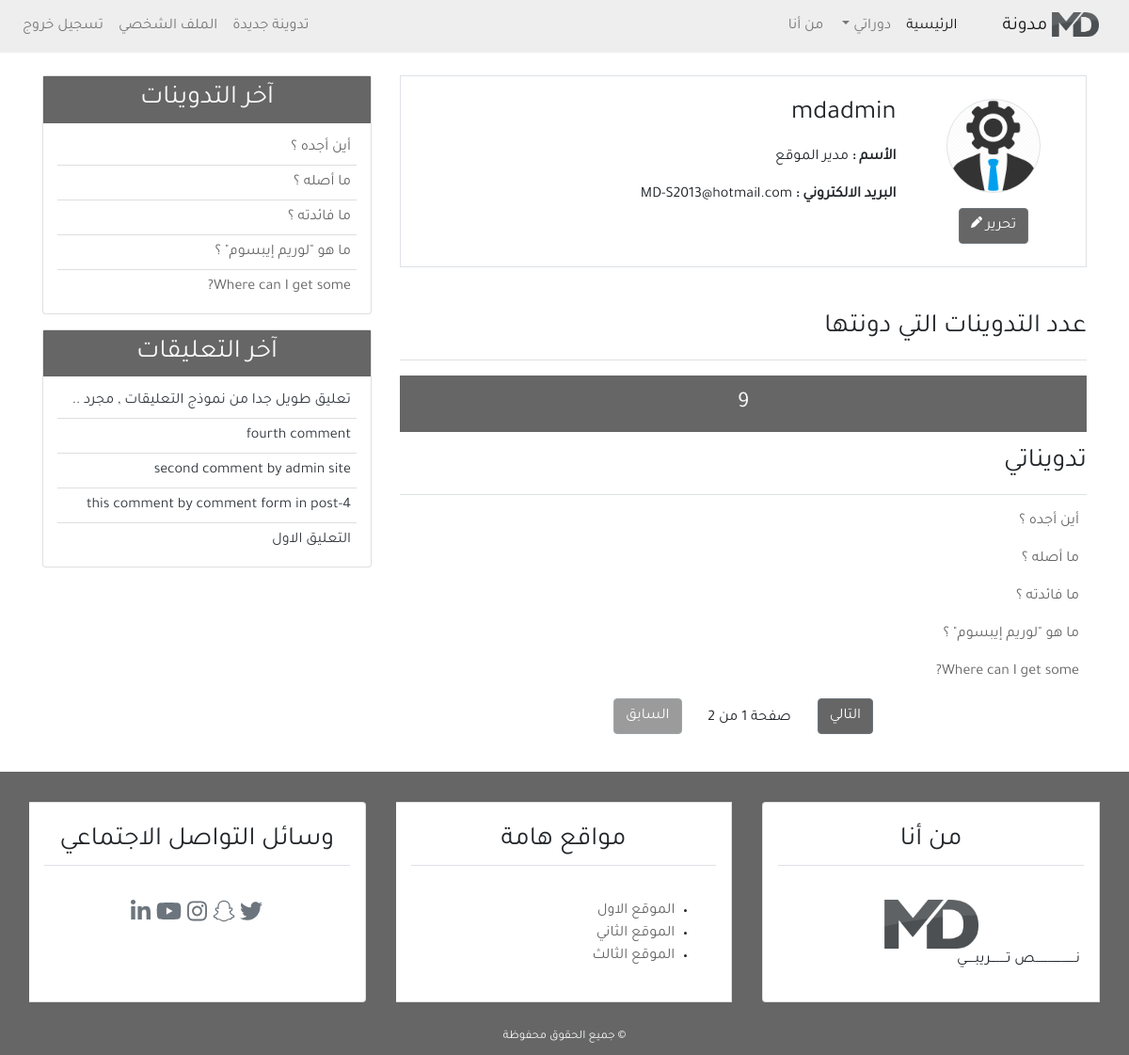
/profile/ (signed in), run on the app's committed database.
### user/models.py (models this page shows, shortened)
class Profile(models.Model):                                                    # -20a
    image = models.ImageField(default='default.jpg', upload_to='profile_pics')  # -20a
    user = models.OneToOneField(User, on_delete=models.CASCADE)

### blog/models.py (models this page shows, shortened)
class Post(models.Model):                                           # -5a
    title = models.CharField(max_length=100)
    content = models.TextField()
    post_date = models.DateTimeField(default=timezone.now)           # (auto_now_add=True)
    post_update = models.DateTimeField(auto_now=True)
    author = models.ForeignKey(User, on_delete=models.CASCADE)
    class Meta:                                                     # -6b
        ordering = ('-post_date', )

class Comment(models.Model):                                        # -8a
    name = models.CharField(max_length=50, verbose_name='الاسم')    # -9c add arabic word
    email = models.EmailField(verbose_name='البريد الالكتروني')
    body = models.TextField(verbose_name='نص التعليق')
    cmnt_date = models.DateTimeField(auto_now=True)
    active = models.BooleanField(default=False)
    post = models.ForeignKey(Post, on_delete=models.CASCADE, related_name='comments')
    class Meta:                                                     # -8e
        ordering = ('-cmnt_date', )

### user/views.py (the view)
@login_required(login_url='login_url')                          # -22a
def profile(request):                                           # -18a
    posts = Post.objects.filter(author=request.user)            # -19a
    post_list = Post.objects.filter(author=request.user)        # -25a
    paginator = Paginator(post_list, 5)                             # -25a
    page = request.GET.get('page')
    try:                                                        # -25a
        post_list = paginator.page(page)
    except PageNotAnInteger:
        post_list = paginator.page(1)
    except EmptyPage:
        post_list = paginator.page(paginator.num_page)
    return render(request, 'user/profile.html', {
        'page_title': 'الملف الشخصي',
        'posts': posts,
        'page': page,                                            # -25a
        'post_list': post_list,
    })

### blog/templatetags/post_tag.py (called while the page is built)
@register.inclusion_tag('blog/latest_posts.html')       # -12a
def latest_posts():
    context = {
        'l_posts': Post.objects.all()[0:5]
    }
    return context

@register.inclusion_tag('blog/latest_comments.html')       # -13a
def latest_comments():
    context = {
        'l_comments': Comment.objects.filter(active=True)[0:5]
    }
    return context

### user/templates/user/profile.html
{% extends 'blog/base.html' %}
{% load static %}
{% block content %}
<div class="border p-4 mb-5">
    <div class="row">
        <div class="col-md-3 text-center">
            <img src="{{user.profile.image.url}}"
                class="img-fluid rounded-circle border" alt="صورة الناشر" width="100px">
            <div class="mt-3">
                <a href="" class="btn btn-secondary bg-secondary">تحرير <i class="fas fa-pen fa-xs"></i></a>
            </div>
        </div>
        <div class="col-md-9">
            <h3 class="mb-3">{{user.username}}</h3>
            <p class="font-weight-bold">الأسم : <span class="font-weight-normal">{{user.first_name}} {{user.last_name}}</span></p>
            <p class="font-weight-bold">البريد الالكتروني : <span class="font-weight-normal">{{user.email}}</span></p>
        </div>
    </div>
</div>
<div class="row mb-4">
    <div class="col-md">
        <h3 class="border-bottom pb-3 mb-3">عدد التدوينات التي دونتها</h3>
        <h4 class="bg-secondary text-center text-light p-3">{{posts.count}}</h4>
        <h3 class="border-bottom mb-3 pb-3 mt-3">تدويناتي</h3>
        {% for post in post_list %}
        <ul class="pr-2">
            <a href="{% url 'detail_url' post.id %}">{{ post.title }}</a>
        </ul>
        {% empty %}
        <h4 class="text-center mb-4">لا توجد تدوينات</h4>
        {% endfor %}
        {% include 'blog/pagination.html' with page=post_list %}
    </div>
</div>
{% endblock content %}

### blog/templates/blog/latest_posts.html
<ul class="list-group-flush latest_post">
    {% for post in l_posts %}
        <li class="list-group-item latest_post_item">
            <a href="{% url 'detail_url' post.id %}">{{ post.title }}</a>
        </li>
    {% endfor %}
</ul>

### blog/templates/blog/latest_comments.html
<ul class="list-group-flush latest_comment">
    {% for comment in l_comments %}
        <li class="list-group-item latest_comment_item">
            <a class="text-dark" href="{% url 'detail_url' comment.post.id %}">
                {% if comment.body|length > 40 %}
                {{ comment.body|slice:'40' }} ..
                {% else %}
                {{ comment.body }}
                {% endif %}
            </a>
        </li>
    {% empty %}
    <li class="list-group-item latest_comment_item">لا توجد تعليقات</li>
    {% endfor %}
</ul>

### blog/static/blog/css/main.css (style rules this page uses)
html, body { direction: rtl; text-align: right; }
body { font-family: 'Tajawal', 'sans-serif'; }
.bg-secondary { background-color: #666 !important; }
a { color: #666; }
.latest_post, .latest_comment { padding: 0 15px; }
.latest_post .latest_post_item, .latest_comment .latest_comment_item { padding: 6px; }
.latest_post li:first-child, .latest_comment li:first-child { border-top: 0; }
.latest_post li:last-child, .latest_comment li:last-child { border-bottom: 0; padding-bottom: 0; }

### data on the page
Post: title "أين أجده ؟"
Post: title "ما أصله ؟"
Post: title "ما فائدته ؟"
Post: title "ما هو \"لوريم إيبسوم\" ؟"
Post: title "Where can I get some?"
Comment: body "تعليق طويل جدا من نموذج التعليقات , مجرد"
Comment: body "fourth comment"
Comment: body "second comment by admin site"
Comment: body "this comment by comment form in post-4"
Comment: body "التعليق الاول"

### other printed values
{{ user.username }} "mdadmin"
{{ user.first_name }} "مدير"
{{ user.last_name }} "الموقع"
{{ user.email }} "MD-S2013@hotmail.com"
{{ posts.count }} "9"
{{ page.paginator.num_pages }} "2"
